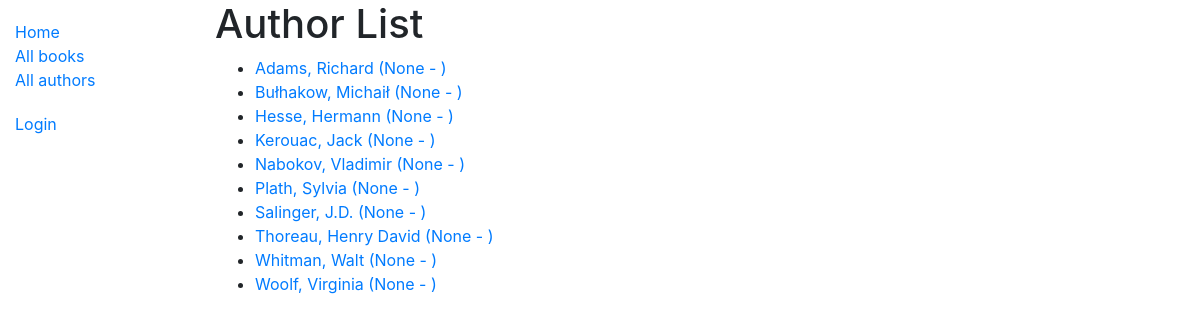
Screenshot of /catalog/authors/ with the database file from the repository.
### catalog/models.py (models this page shows)
class Author(models.Model):
    first_name = models.CharField(max_length=100)
    last_name = models.CharField(max_length=100)
    date_of_birth = models.DateField(null=True, blank=True)
    date_of_death = models.DateField('Died', null=True, blank=True)
    class Meta:
        ordering = ['last_name', 'first_name']
    def get_absolute_url(self):
        return reverse('author-detail', args=[str(self.id)])
    def __str__(self):
        return f'{self.last_name}, {self.first_name}'

### catalog/views.py (the view)
# urls.py: path('authors/', views.AuthorListView.as_view(), name='authors'),
class AuthorListView(generic.ListView):
    model = Author
    paginate_by = 10

### catalog/templates/catalog/author_list.html
{% extends "base_generic.html" %}
{% block content %}
  <h1>Author List</h1>
  {% if author_list %}
  <ul>
    {% for author in author_list %}
      <li>
        <a href="{{ author.get_absolute_url }}">
        {{ author }} ({{author.date_of_birth}} - {% if author.date_of_death %}{{author.date_of_death}}{% endif %})
        </a>
      </li>
    {% endfor %}
  </ul>
  {% else %}
    <p>There are no authors available.</p>
  {% endif %}
{% endblock %}

### rows the page displays
Author: last_name+first_name "Adams, Richard", date_of_birth "None"
Author: last_name+first_name "Bułhakow, Michaił", date_of_birth "None"
Author: last_name+first_name "Hesse, Hermann", date_of_birth "None"
Author: last_name+first_name "Kerouac, Jack", date_of_birth "None"
Author: last_name+first_name "Nabokov, Vladimir", date_of_birth "None"
Author: last_name+first_name "Plath, Sylvia", date_of_birth "None"
Author: last_name+first_name "Salinger, J.D.", date_of_birth "None"
Author: last_name+first_name "Thoreau, Henry David", date_of_birth "None"
Author: last_name+first_name "Whitman, Walt", date_of_birth "None"
Author: last_name+first_name "Woolf, Virginia", date_of_birth "None"
